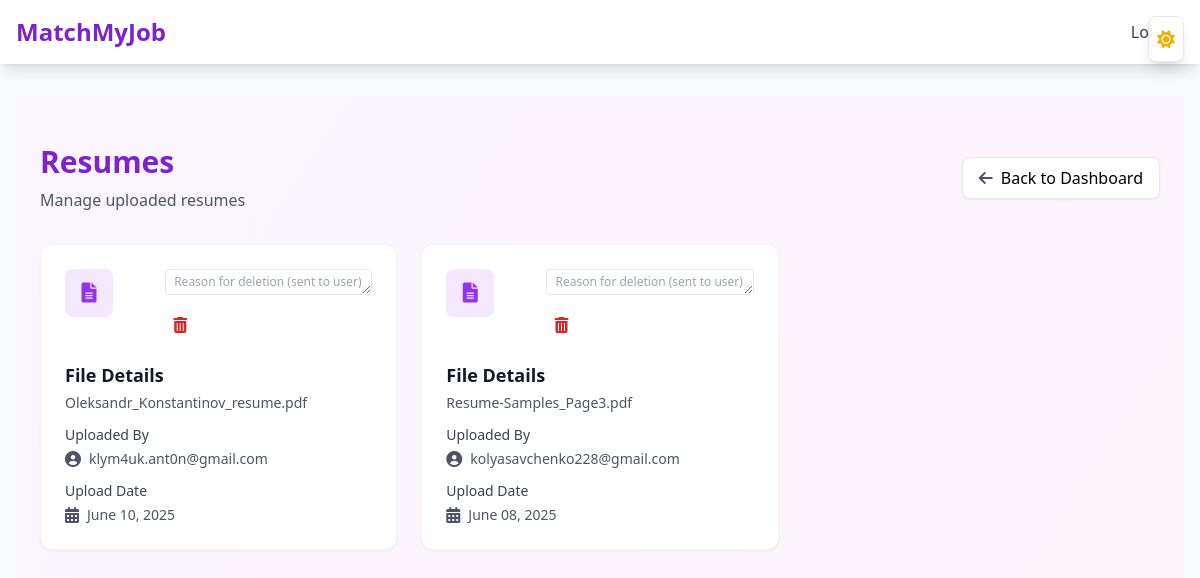
Page /admin/resumes (signed in) on the committed database.
### models.py (models this page shows, shortened)
class Resume(Base):
    __tablename__ = 'resumes'
    id = Column(Integer, primary_key=True, index=True)
    filename = Column(String)
    skills = Column(JSON, default =[])  # Parsed skill list
    experience = Column(JSON, default =[])  # Changed from Text to JSON
    education = Column(JSON, default =[])  # Parsed education list
    raw_text = Column(Text)
    uploaded_at = Column(DateTime, default=datetime.utcnow)
    user_id = Column(Integer, ForeignKey("users.id"))
    owner = relationship("User", back_populates="resumes")
    __table_args__ = (
        UniqueConstraint("user_id", "filename", name="uq_user_filename"),
    )
    applications = relationship("Application", back_populates="resume")
    completeness = Column(Integer, default=0)  # Percentage of completeness (0-100)
    parsed_data = Column(JSON, nullable=True)

class User(Base):
    __tablename__ = 'users'
    id = Column(Integer, primary_key=True, index = True)
    name = Column(String)
    email = Column(String, unique=True, index=True)
    hashed_password = Column(String)
    verification_token = Column(String, nullable=True)
    is_verified = Column(Boolean, default=False)
    is_admin = Column(Boolean, default=False)
    role = Column(String, default="job_seeker")
    reset_token = Column(String, nullable=True)
    reset_token_expires = Column(DateTime, nullable=True)
    current_job_title = Column(String, nullable=True)
    years_experience = Column(String, nullable=True)
    desired_job_title = Column(String, nullable=True)
    key_skills = Column(String, nullable=True)
    preferred_location = Column(String, nullable=True)
    salary_range = Column(String, nullable=True)
    company_description = Column(String, nullable=True)  # New field for company description
    resumes      = relationship(
        "Resume",
        back_populates="owner",
        cascade="all, delete-orphan"
    )
    job_postings = relationship(
        "JobPosting",
        back_populates="employer",
        cascade="all, delete-orphan",
        passive_deletes=True
    )
    applications = relationship(
        "Application",
        back_populates="applicant",
        cascade="all, delete-orphan"
    )

### admin.py (the view)
@router.get("/admin/resumes", response_class=HTMLResponse)
def admin_resumes(
    request: Request,
    db: Session = Depends(get_db),
    admin: User = Depends(get_current_admin)
):
    resumes = db.query(Resume).order_by(Resume.uploaded_at.desc()).all()
    html = templates.TemplateResponse(
        "admin/admin_resumes.html",
        {"request": request, "resumes": resumes, "user": admin}
    )
    html.headers["Cache-Control"] = "no-cache, no-store, must-revalidate"
    html.headers["Pragma"]        = "no-cache"
    html.headers["Expires"]       = "0"
    return html

### templates/admin/admin_resumes.html (shortened to what this page needs)
{% extends "base.html" %} {% block title %}Manage Resumes | Admin{% endblock %}
{% block content %}
<div class="min-h-screen bg-gradient-to-br from-purple-50 to-pink-50 dark:from-gray-900 dark:to-gray-800 py-12">
  <section class="max-w-6xl mx-auto px-4">
    <div class="mb-8 flex items-center justify-between">
      <div>
        <h2 class="text-3xl font-bold text-purple-700 dark:text-purple-400">Resumes</h2>
        <p class="text-gray-600 dark:text-gray-400 mt-2">Manage uploaded resumes</p>
      </div>
      <a href="/admin"
        class="inline-flex items-center px-4 py-2 bg-white dark:bg-gray-800 border border-gray-200 dark:border-gray-700 rounded-lg shadow-sm hover:bg-gray-50 dark:hover:bg-gray-700 transition-colors">
        <i class="fas fa-arrow-left mr-2 text-gray-600 dark:text-gray-400"></i>
        Back to Dashboard
      </a>
    </div>
    <div class="grid gap-6 md:grid-cols-2 lg:grid-cols-3">
      {% if resumes %}
      {% for resume in resumes %}
      <div
        class="bg-white dark:bg-gray-800 rounded-xl shadow-sm border border-gray-100 dark:border-gray-700 overflow-hidden">
        <div class="p-6">
          <div class="flex items-start justify-between mb-4">
            <div class="w-12 h-12 bg-purple-100 dark:bg-purple-900/50 rounded-lg flex items-center justify-center">
              <i class="fas fa-file-alt text-purple-600 dark:text-purple-400 text-xl"></i>
            </div>
            <form method="post" action="/admin/delete-resume/{{ resume.id }}"
              onsubmit="return confirm('Are you sure you want to delete this resume?');" class="inline-block">
              <textarea name="reason" rows="1" placeholder="Reason for deletion (sent to user)"
                class="border rounded px-2 py-1 text-xs mb-1 w-full"></textarea>
              <button type="submit"
                class="p-2 text-red-600 dark:text-red-400 hover:bg-red-50 dark:hover:bg-red-900/50 rounded-lg transition-colors">
                <i class="fas fa-trash-alt"></i>
              </button>
            </form>
          </div>
          <div class="space-y-3">
            <div>
              <h3 class="text-lg font-semibold text-gray-900 dark:text-white mb-1">File Details</h3>
              <p class="text-gray-600 dark:text-gray-400 text-sm break-all">{{ resume.filename }}</p>
            </div>
            <div>
              <h4 class="text-sm font-medium text-gray-700 dark:text-gray-300 mb-1">Uploaded By</h4>
              <div class="flex items-center text-gray-600 dark:text-gray-400">
                <i class="fas fa-user-circle mr-2"></i>
                <span class="text-sm">{{ resume.owner.email }}</span>
              </div>
            </div>
            <div>
              <h4 class="text-sm font-medium text-gray-700 dark:text-gray-300 mb-1">Upload Date</h4>
              <div class="flex items-center text-gray-600 dark:text-gray-400">
                <i class="fas fa-calendar-alt mr-2"></i>
                <span class="text-sm">{{ resume.uploaded_at.strftime('%B %d, %Y') }}</span>
              </div>
            </div>
          </div>
        </div>
      </div>
      {% endfor %}
      {% endif %}
    </div>
  </section>
</div>
{% endblock %}

### rows in the picture
Resume: filename "Oleksandr_Konstantinov_resume.pdf", owner.email "klym4uk.ant0n@gmail.com", uploaded_at "June 10, 2025"
Resume: filename "Resume-Samples_Page3.pdf", owner.email "kolyasavchenko228@gmail.com", uploaded_at "June 08, 2025"
